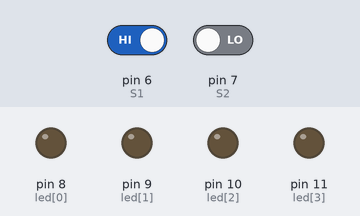
A sketch run on a simulated Arduino Uno, built with avr-gcc and run on an emulated ATmega328P. On the bench: output pins drawn as LEDs (lit = HIGH). Dashed ring = blinking. The test bench sets the inputs (shaded band); at power-on: pin 6 (S1) HIGH, pin 7 (S2) LOW.

Above: at 1.2 s.
1.3 s: pin 6 (S1) driven LOW
At 1.4 s:
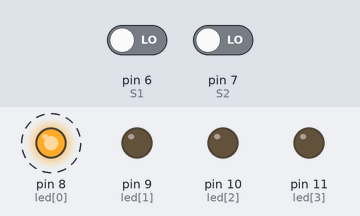
At 2.0 s:
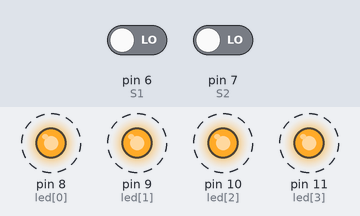
4.3 s: pin 7 (S2) driven HIGH
7.3 s: pin 7 (S2) driven LOW
10.3 s: pin 6 (S1) driven HIGH
At 10.4 s:
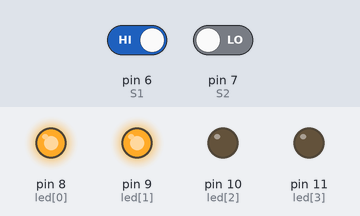
Timing chart, 0 to 12.8 s (numbered marks = the images above; inputs shaded):
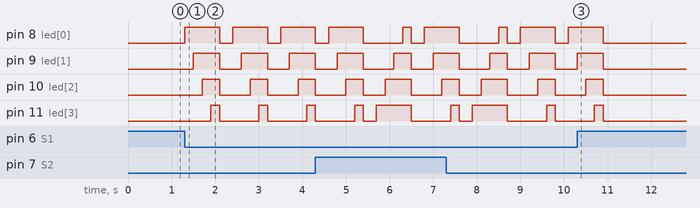

Measured:
- after the input at 1.3 s, pin 8 (led[0]): alternates HIGH for 0.80 s and LOW for 0.30 s, starting at once; pin 9 (led[1]): alternates HIGH for 0.60 s and LOW for 0.50 s, starting after 0.20 s
- after the input at 10.3 s, pin 8 (led[0]), pin 9 (led[1]), pin 10 (led[2]), pin 11 (led[3]): goes on until 10.9 s, then stays LOW

The sketch:

botoes05.ino
```cpp
//definindo o led
int i;
int led[4] = {8, 9, 10, 11};
int S1 = 6;
int S2 = 7;


void setup() {
  for(int i=0; i<4; i++){
    pinMode(led[i], OUTPUT);
  }
  pinMode(S1, INPUT); //coloca botão como entrada
  pinMode(S2, INPUT);
}

void loop() {
    int ligaum = digitalRead(S1);
    int ligadois = digitalRead(S2);
    if(ligaum == 0){
      for(i = 0; i<4; i++){
        digitalWrite (led[i], HIGH); //liga o LED
        delay (200);  //espera
      }
      for(i = 0; i<4; i++){
        digitalWrite (led[i], LOW); //desliga o LED}
      }
      delay(300);
    }
    if(ligadois==1){
      for(i = 3; i>=0; i--){
        digitalWrite (led[i], HIGH); //liga o LED
        delay (200);  //espera
      }
      for(i = 3; i>=0; i--){
        digitalWrite (led[i], LOW); //desliga o LED}
      }
      delay(300);
    }
  }
```
